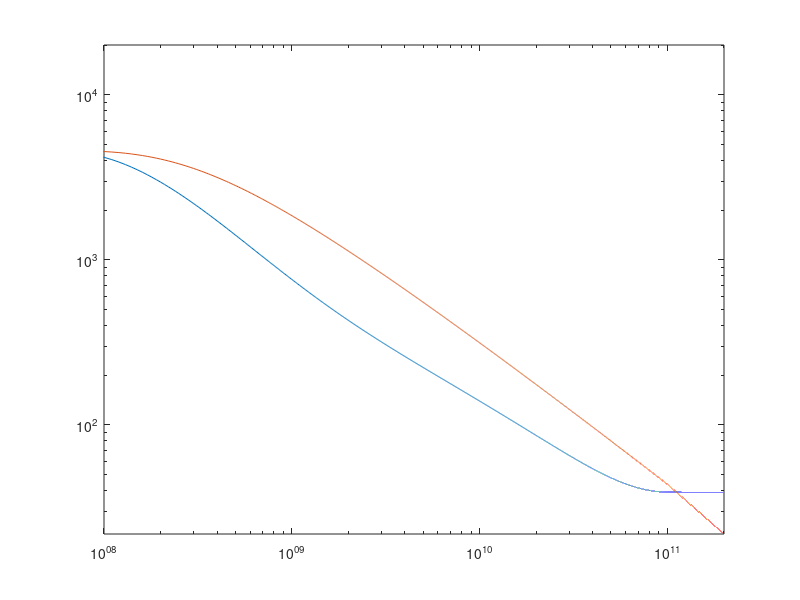

The MATLAB script that drew this image:
% Defining Variables
fre=[5E7:1E7:2E11]; % frequency
Cj=1./(7.693E12*log10(fre)-5.717E13); % junction capacitance Cj from fitting
Cj(9997:19996)=Cj(9996); % set Cj to be constant above some frequency
Rj=6000*(1+0.8*log10(fre)/11); % junction resistance Rj
Rj(9997:19996)=Rj(9996); % set Rj to be constant above some frequency
Rc=39 % Contact resistance Rc
Rs=Rc+11000*((1-log10(fre)/11).^2); % sum of contact resistance and undepleted semiconductor resistance
Rs(9997:19996)=Rs(9996); % set Rs to be constant above some frequency
Zr2=Rs + Rj./(1+(2*pi*fre.*Cj.*Rj).^2); % Total resistance
Zi2=-(Rj.^2).*2.*pi.*fre.*Cj./(1+(2*pi*fre.*Cj.*Rj).^2); % Total reactance

% Plot
loglog(fre,Zr2);
hold on;
loglog(fre, -Zi2);

xlim([1E8 2E11]);
ylim([0 20000])